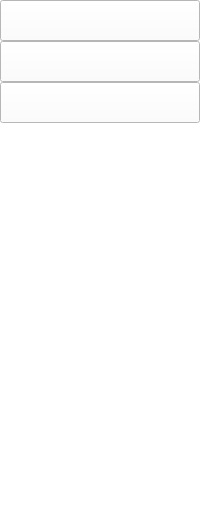
         <widget class="QWidget" name="widget_7" native="true">
          <property name="minimumSize">
           <size>
            <width>141</width>
            <height>0</height>
           </size>
          </property>
          <property name="styleSheet">
           <string notr="true">background-color: rgb(255, 255, 255);</string>
          </property>
          <layout class="QVBoxLayout" name="verticalLayout_7">
           <property name="spacing">
            <number>0</number>
           </property>
           <property name="leftMargin">
            <number>0</number>
           </property>
           <property name="topMargin">
            <number>0</number>
           </property>
           <property name="rightMargin">
            <number>0</number>
           </property>
           <property name="bottomMargin">
            <number>0</number>
           </property>
           <item>
            <widget class="QPushButton" name="pushButton_video_tab">
             <property name="minimumSize">
              <size>
               <width>143</width>
               <height>41</height>
              </size>
             </property>
             <property name="styleSheet">
              <string notr="true">QPushButton#pushButton_video_tab{
border-image: url(:/setting/img/setting/video_enable.png);

}

QPushButton#pushButton_video_tab:hover{
border-image: url(:/setting/img/setting/video_enable.png);

}


</string>
             </property>
             <property name="text">
              <string/>
             </property>
            </widget>
           </item>
           <item>
            <widget class="QPushButton" name="pushButton_audio_tab">
             <property name="minimumSize">
              <size>
               <width>143</width>
               <height>41</height>
              </size>
             </property>
             <property name="styleSheet">
              <string notr="true">QPushButton#pushButton_audio_tab{
border-image: url(:/setting/img/setting/audio_disable.png);
}
QPushButton#pushButton_audio_tab:hover{
border-image: url(:/setting/img/setting/audio_enable.png);
}
</string>
             </property>
             <property name="text">
              <string/>
             </property>
            </widget>
           </item>
           <item>
            <widget class="QPushButton" name="pushButton_about_tab">
             <property name="minimumSize">
              <size>
               <width>143</width>
               <height>41</height>
              </size>
             </property>
             <property name="styleSheet">
              <string notr="true">QPushButton#pushButton_about_tab{
border-image: url(:/setting/img/setting/about_disable.png);
}
QPushButton#pushButton_about_tab:hover{
border-image: url(:/setting/img/setting/about_enable.png);
}
</string>
             </property>
             <property name="text">
              <string/>
             </property>
            </widget>
           </item>
           <item>
            <spacer name="verticalSpacer_15">
             <property name="orientation">
              <enum>Qt::Vertical</enum>
             </property>
             <property name="sizeHint" stdset="0">
              <size>
               <width>20</width>
               <height>409</height>
              </size>
             </property>
            </spacer>
           </item>
          </layout>
         </widget>
